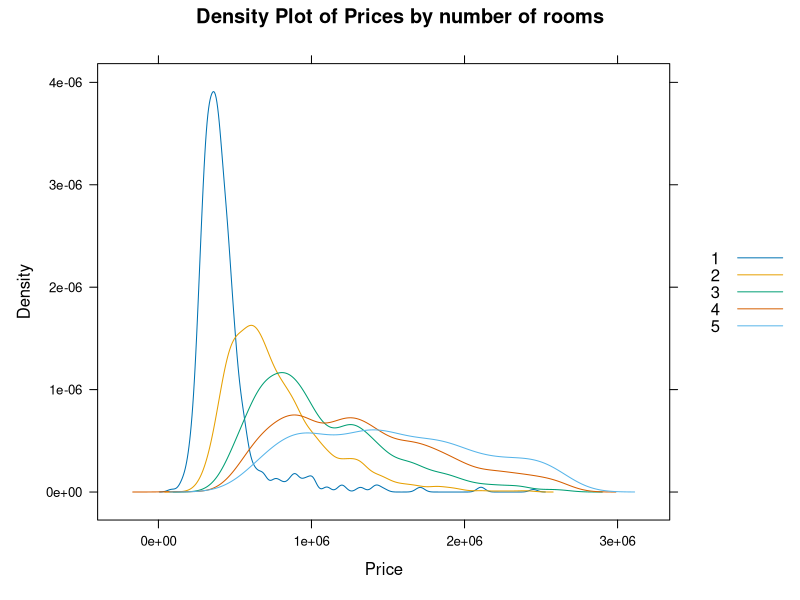
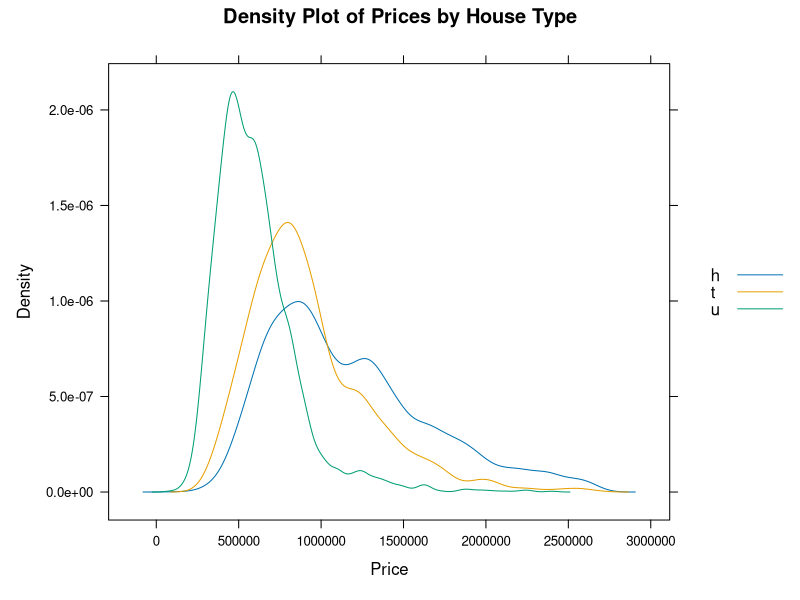
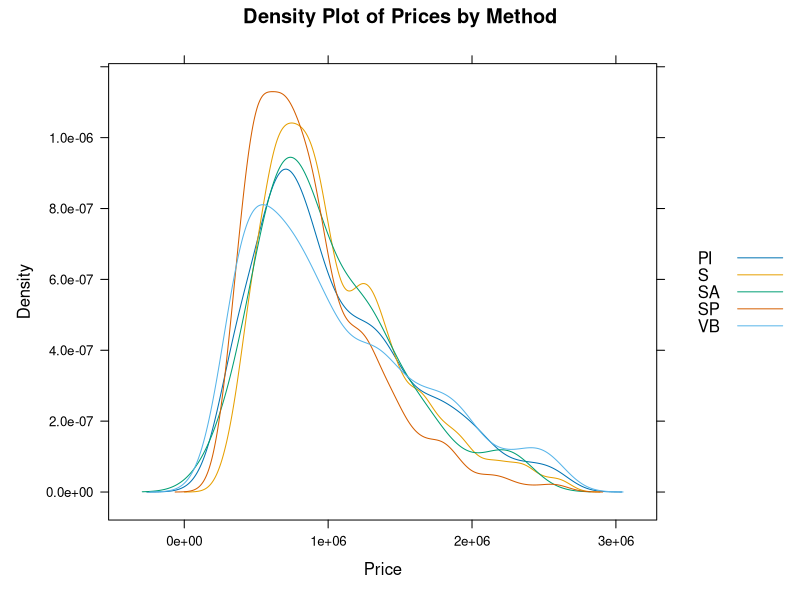

These charts were generated, in order, by the following R code:
library(lattice)
houses <- read.csv("melb_data_cleaned.csv")

# Using the number of unique values to decide what hypothesis to make
unique(houses$Method)
unique(houses$Rooms)
unique(houses$Type)
unique(houses$Bathroom)

#Hypothesis 1 : The number of rooms 
# Null hypothesis : The mean price is the same across all categories of room numbers. The number of rooms has no effect on the price.
# Alternate hypothesis : The mean price varies between the room categories of room numbers. The number of rooms has an effect on the price.
houses$Rooms <- as.factor(houses$Rooms)
result <- aov(Price ~ Rooms, data = houses)
summary(result)
#The p value is <2e-16 which is way lower than 0.05, that means that we should reject the null hypothesis in all cases
TukeyHSD(result)

#In conclusion the alternate hypothesis is correct in all cases
densityplot(~ Price, groups = Rooms, data = houses, auto.key = TRUE,
            main = "Density Plot of Prices by number of rooms",
            xlab = "Price", plot.points = FALSE)

# Based on Tukey
#on average
#2-1: Houses with 2 rooms are $335,512.7 more expensive than houses with 1 room.
#3-1: Houses with 3 rooms are $627,921.6 more expensive than those with 1 room.
#4-1: Houses with 4 rooms are $897,083.1 more expensive than those with 1 room.
#5-1: Houses with 5 rooms are $1,093,865.5 more expensive than those with 1 room.
#3-2: Houses with 3 rooms are $292,408.9 more expensive than those with 2 rooms.
#4-2: Houses with 4 rooms are $561,570.3 more expensive than those with 2 rooms.
#5-2: Houses with 5 rooms are $758,352.8 more expensive than those with 2 rooms.
#4-3: Houses with 4 rooms are $269,161.4 more expensive than those with 3 rooms.
#5-3: Houses with 5 rooms are $465,943.9 more expensive than those with 3 rooms.
#5-4: Houses with 5 rooms are $196,782.5 more expensive than those with 4 rooms.


#t - townhouse
#h - house,cottage,villa, semi,terrace
#u - unit, duplex

# Hypothesis 2: The effect of house type on price
# Null hypothesis: The mean price is the same across all categories of house types. The type of house has no effect on the price.
# Alternate hypothesis: The mean price varies between the categories of house types. The type of house has an effect on the price.
result_type <- aov(Price ~ Type, data = houses)
summary(result_type)
TukeyHSD(result_type)
densityplot(~ Price, groups = Type, data = houses, auto.key = TRUE,
            main = "Density Plot of Prices by House Type",
            xlab = "Price", plot.points = FALSE)
#We will reject the null hypothesis in all cases making the alternate hypothesis always correct
# Based on Tukey
#on average
#t-h: Houses with type t are $242,035.2 less expensive than houses with type h.
#u-h: Houses with type u are $564,274.9 less expensive than houses with type h.
#u-t: Houses with type u are $322,239.6 less expensive than houses with type t.

#Hypothesis 3 : The Effect of the sell method and the price.
# Null hypothesis: The mean price is the same across all categories of Sale Method. The Sale Method of house has no effect on the price.
# Alternate hypothesis: The mean price varies between the categories of sale methods. The sale method of house has an effect on the price.
result_method <- aov(Price ~ Method, data = houses)
summary(result_method)
TukeyHSD(result_method)
densityplot(~ Price, groups = Method, data = houses, auto.key = TRUE,
            main = "Density Plot of Prices by Method",
            xlab = "Price", plot.points = FALSE)
# Tukey's Honest Significant Difference Test Conclusions:

# The TukeyHSD test provides pairwise comparisons among different property sales conditions such as:
# S (sold), PI (property passed in), SP (sold prior), SA (sold after auction), and VB (vendor bid).

# Key Conclusions:
# 1. Significant Differences:
#    - SP-PI (p adj = 0.0000000): Reject the null hypothesis. Significant difference in mean values between properties sold prior and properties passed in.
#    - SP-S (p adj = 0.0000000): Reject the null hypothesis. Significant difference in mean values between properties sold and sold prior.
#    - VB-SP (p adj = 0.0000000): Reject the null hypothesis. Significant difference in mean values between vendor bids and properties sold prior.
#    These results suggest that the timing and nature of the sale (prior, at, or post-auction) have significant impacts on the outcome metrics (likely price).

# 2. Non-significant Differences:
#    - S-PI (p adj = 0.9813904): Accept the null hypothesis. No significant difference between sold properties and properties passed in.
#    - SA-PI (p adj = 0.9527848): Accept the null hypothesis. No significant difference between properties sold after auction and properties passed in.
#    - VB-PI (p adj = 0.9999995): Accept the null hypothesis. No significant difference between vendor bids and properties passed in.
#    - SA-S (p adj = 0.9767688): Accept the null hypothesis. No significant difference between properties sold and sold after auction.
#    - VB-S (p adj = 0.9922909): Accept the null hypothesis. No significant difference between vendor bids and sold properties.
#    - VB-SA (p adj = 0.9574013): Accept the null hypothesis. No significant difference between vendor bids and properties sold after auction.
#    These outcomes suggest that, in some scenarios, the conditions under which sales occur do not significantly alter the outcome metrics.

